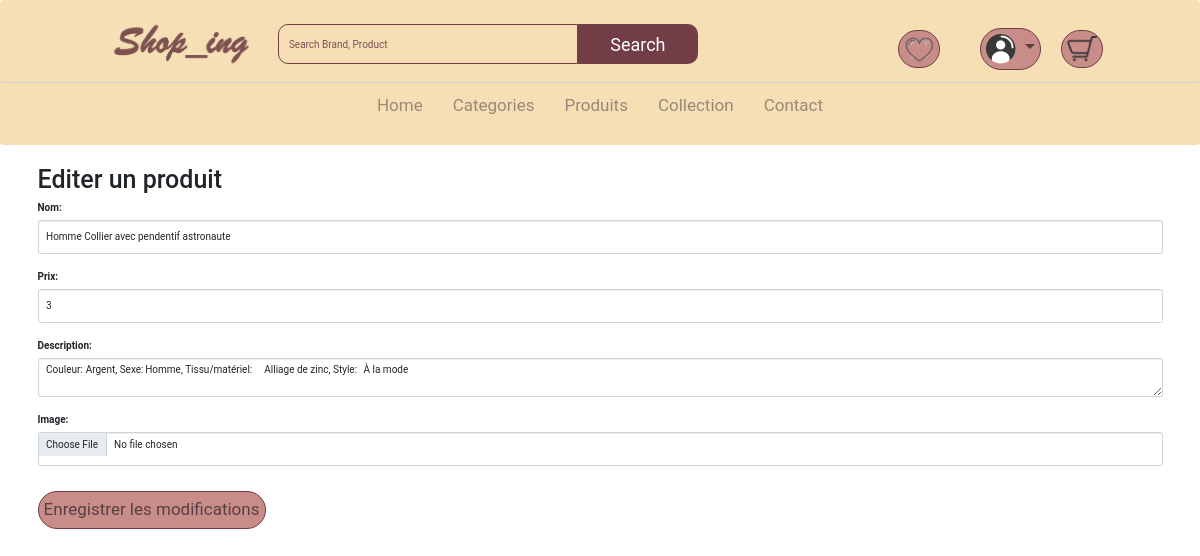
Screenshot of /editer.php?id=50 with the database file from the repository.
### tables this page shows
CREATE TABLE `produits` (
  `id` int(11) NOT NULL,
  `image` text NOT NULL,
  `nom` varchar(50) NOT NULL,
  `prix` int(11) NOT NULL,
  `description` text NOT NULL,
  `cat_id` int(11) DEFAULT NULL
);

### editer.php (the view, shortened to what this page needs)
<?php
require("./config/commandes.php");
$id = $_GET['id'];
$query = "SELECT * FROM produits WHERE id = :id";
$statement = $access->prepare($query);
$statement->execute(array(":id" => $id));
$produit = $statement->fetch();
?>
<?php include('./header.php'); ?>
<!DOCTYPE html>
<html>
<head>
</head>
<body>
    <div class="container">
        <h1>Editer un produit</h1>
        <form action="" method="post">
            <div class="form-group">
                <label for="nom">Nom:</label>
                <input type="text" class="form-control" id="nom" name="nom" value="<?= $produit['nom'] ?>">
            </div>
            <div class="form-group">
                <label for="prix">Prix:</label>
                <input type="text" class="form-control" id="prix" name="prix" value="<?= $produit['prix'] ?>">
            </div>
            <div class="form-group">
                <label for="description">Description:</label>
                <textarea class="form-control" id="description" name="description"><?= $produit['description'] ?></textarea>
            </div>
            <div class="form-group">
                <label for="image">Image:</label>
                <input type="file" class="form-control" id="image" name="image">
            </div>
            <input type="submit" name="submit" value="Enregistrer les modifications" class="btn btn-primary">
        </form>
    </div>
</body>
</html>

### css/nav.css (style rules this page uses)
* { margin: 0; padding: 0; box-sizing: border-box; font-family: 'roboto', sans-serif; }
.btn { display: inline-block; margin-top: 1rem; border-radius: 5rem; background:rgb(201, 141, 137); color:#583f43; padding: 0.3em; cursor: pointer; font-size: 1.7rem; border-color: #723d46; }

### login.php (style rules this page uses)
.btn { font-size: 1.3em; width:auto; }

### header.php (style rules this page uses)
.btn { background:transparent; }
* { margin: 0; padding: 0; box-sizing: border-box; font-family: 'roboto', sans-serif; }
.btn { display: inline-block; margin-top: 1rem; border-radius: 5rem; background:rgb(201, 141, 137); color:#583f43; padding: 0.3em; cursor: pointer; font-size: 1.7rem; border-color: #723d46; }

### rows the page displays
produits: nom "Homme Collier avec pendentif astronaute", prix "3", description "Couleur: Argent, Sexe: Homme, Tissu/matériel: Alliage de zinc, Style: À la mode"
